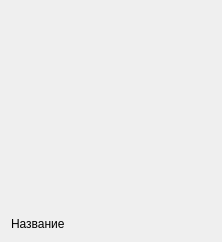
<?xml version="1.0" encoding="UTF-8"?>
<ui version="4.0">
 <class>PodcastCard</class>
 <widget class="QWidget" name="PodcastCard">
  <property name="geometry">
   <rect>
    <x>0</x>
    <y>0</y>
    <width>218</width>
    <height>240</height>
   </rect>
  </property>
  <property name="windowTitle">
   <string>Form</string>
  </property>
  <layout class="QVBoxLayout" name="verticalLayout">
   <item>
    <widget class="QLabel" name="coverLabel">
     <property name="sizePolicy">
      <sizepolicy hsizetype="Fixed" vsizetype="Fixed">
       <horstretch>0</horstretch>
       <verstretch>0</verstretch>
      </sizepolicy>
     </property>
     <property name="minimumSize">
      <size>
       <width>200</width>
       <height>200</height>
      </size>
     </property>
     <property name="maximumSize">
      <size>
       <width>200</width>
       <height>200</height>
      </size>
     </property>
     <property name="text">
      <string notr="true"/>
     </property>
    </widget>
   </item>
   <item>
    <widget class="QLabel" name="nameLabel">
     <property name="text">
      <string notr="true">Название</string>
     </property>
    </widget>
   </item>
  </layout>
 </widget>
 <resources/>
 <connections/>
</ui>
